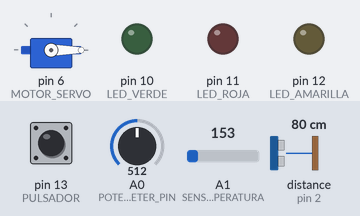
Bench run of a sketch on a simulated Arduino Uno, built with avr-gcc and run on an emulated ATmega328P. Shown: servo, output pins drawn as LEDs (lit = HIGH). Dashed ring = blinking. Inputs (shaded band) come from the test bench; at power-on: pin 13 (PULSADOR) HIGH, distance to the obstacle (sensor on pin 2) 80 cm, A1 (SENSOR_TEMPERATURA) = 153, A0 (POTENTIOMETER_PIN) = 512. The echo pulse lasts 58.3 µs per cm; pins used as bus, display or sensor lines are not drawn.

Above: at 1.2 s.
1.3 s: pin 13 (PULSADOR) pulled LOW for 0.15 s
At 2.4 s:
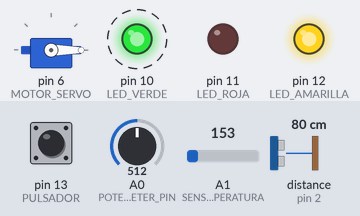
4.4 s: distance to the obstacle (sensor on pin 2) set to 197 cm
6.8 s: distance to the obstacle (sensor on pin 2) set to 206 cm
At 8.2 s:
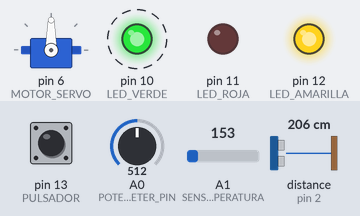
9.8 s: A1 (SENSOR_TEMPERATURA) set to 167
12.8 s: A1 (SENSOR_TEMPERATURA) set to 197
At 14.2 s:
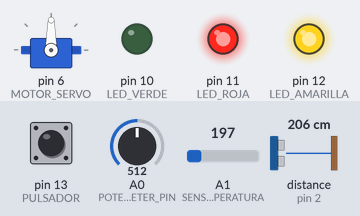
15.8 s: pin 13 (PULSADOR) pulled LOW for 3.2 s
At 17.4 s:
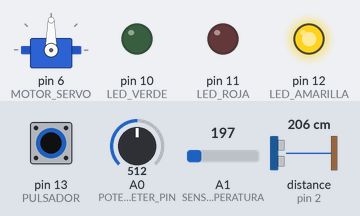
Timing chart, 0 to 19.5 s (numbered marks = the images above; inputs shaded):
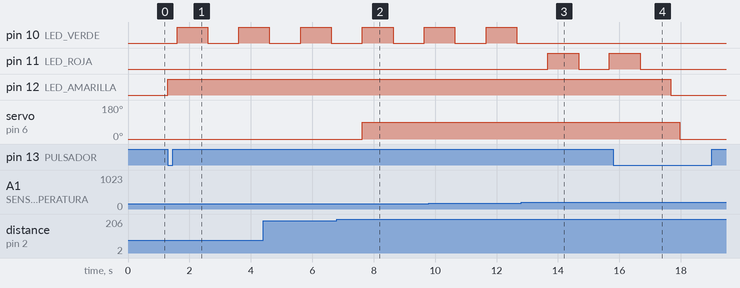

The sketch:

nuevo_parcial_2.ino
```cpp
#include <Servo.h>

#define LED_AMARILLA 12
#define LED_VERDE 10
#define LED_ROJA 11
#define PULSADOR 13
#define TRIGGER_PIN 1
#define ECHO_PIN 2
#define MOTOR_SERVO 6
#define POTENTIOMETER_PIN A0
#define SENSOR_TEMPERATURA A1

bool luzAmarillaEncendida = false;
Servo miServo;

void setup()
{
  pinMode(PULSADOR, INPUT_PULLUP);
  pinMode(LED_AMARILLA, OUTPUT);
  pinMode(LED_ROJA, OUTPUT);
  pinMode(LED_VERDE, OUTPUT);
  pinMode(TRIGGER_PIN, OUTPUT);
  pinMode(ECHO_PIN, INPUT);
  pinMode(POTENTIOMETER_PIN, INPUT);
  pinMode(SENSOR_TEMPERATURA, INPUT);
  miServo.attach(MOTOR_SERVO);
  // Inicializar estado inicial
  inicializarLuces();
}

void loop()
{
  if (detectarPulsador())
  {
    cambiarEstadoLuces();
    delay(300);  // Evitar rebote del botón
  }

  if (luzAmarillaEncendida)
  {
    if (controlarTemperatura())
    {
      activarSensorYMotor();
    }
    else{
        PosicionServoCerrado();
    }
  }
  else
  {
    PosicionServoAbierto();
  }
}

void inicializarLuces()
{
  digitalWrite(LED_AMARILLA, LOW);
  digitalWrite(LED_VERDE, LOW);
  digitalWrite(LED_ROJA, LOW);
}

bool detectarPulsador()
{
  static bool estadoAnterior = HIGH;  // Almacenar el estado anterior
  bool estadoActual = digitalRead(PULSADOR);

  // Cambio de estado detectado
  if (estadoActual == LOW && estadoAnterior == HIGH)
  {
    estadoAnterior = estadoActual;
    return true;
  }
  else {
    estadoAnterior = estadoActual;
    return false;
  }
}

void cambiarEstadoLuces()
{
  luzAmarillaEncendida = !luzAmarillaEncendida;
  if (luzAmarillaEncendida)
  {
    digitalWrite(LED_AMARILLA, HIGH);
  } else {
    inicializarLuces();
  }
}

void activarSensorYMotor()
{
  digitalWrite(TRIGGER_PIN, LOW);
  delayMicroseconds(2);
  digitalWrite(TRIGGER_PIN, HIGH);
  delayMicroseconds(10);
  digitalWrite(TRIGGER_PIN, LOW);

  // Medir el tiempo de respuesta del sensor ultrasónico
  unsigned long duration = pulseIn(ECHO_PIN, HIGH);
  // Calcular la distancia en centímetros
  int distancia = duration * 0.0343 / 2;

  // Verificar la distancia y activar el motor si es necesario
  if (distancia >= 200)
  {
    PosicionServoCerrado();  // Ángulo medio
  }
  else if (distancia >= 0 && distancia <= 200)
  {
    PosicionServoAbierto();
  }
  else
  {
    PosicionServoAbierto();   // Ángulo mínimo
  }
}

void PosicionServoCerrado()
{
  miServo.write(90);
}

void PosicionServoAbierto()
{
  miServo.write(0);
}

bool controlarTemperatura()
{
  int lecturaSensor = analogRead(SENSOR_TEMPERATURA);
  float voltaje = (lecturaSensor / 1023.0) * 5.0; // Convertir lectura a voltaje
  float temperaturaCelsius = (voltaje - 0.5) * 100; // Calcular la temperatura en grados Celsius

  if (temperaturaCelsius >= 37.5)
  {
    controlarTitileoLuces(LED_ROJA);
    digitalWrite(LED_VERDE, LOW);
    return false;
  }
  else
  {
    controlarTitileoLuces(LED_VERDE);
    digitalWrite(LED_ROJA, LOW);
    return true;
  }
}

// Puntero a función para seleccionar la función de titileo
void (*titileoFuncion)(int) = titileoLento;

void controlarTitileoLuces(int ledEncendida)
{
  // Leer el valor del potenciómetro
  int potValue = analogRead(POTENTIOMETER_PIN);

  // Mapear el valor del potenciómetro al rango de velocidad deseado (ajusta según sea necesario)
  int velocidad = map(potValue, 0, 1023, 1000, 6000);

  if (potValue < 300) {
    titileoFuncion = titileoLento;
  } else if (potValue < 700) {
    titileoFuncion = titileoMedio;
  } else {
    titileoFuncion = titileoRapido;
  }
  // Llamar a la función de titileo seleccionada
  titileoFuncion(ledEncendida);
}

void titileoLento(int ledEncendida)
{
  // Función de titileo lento
  digitalWrite(ledEncendida, HIGH);
  delay(3000);
  digitalWrite(ledEncendida, LOW);
  delay(3000);
}

void titileoMedio(int ledEncendida)
{
  // Función de titileo medio
  digitalWrite(ledEncendida, HIGH);
  delay(1000);
  digitalWrite(ledEncendida, LOW);
  delay(1000);
}

void titileoRapido(int ledEncendida)
{
  // Función de titileo rápido
  digitalWrite(ledEncendida, HIGH);
  delay(500);
  digitalWrite(ledEncendida, LOW);
  delay(500);
}
```

Measured:
- the behaviour switches between 200 and 201 cm on distance to the obstacle (sensor on pin 2) (found by bisection; images 1 and 2)
- the behaviour switches between 179 and 180 on A1 (SENSOR_TEMPERATURA) (found by bisection; images 2 and 3)
- after the input at 1.3 s, pin 10 (LED_VERDE): LOW → HIGH after 0.30 s, → LOW 1.0 s later, → HIGH 1.0 s later; pin 12 (LED_AMARILLA): LOW → HIGH at once
- after the input at 6.8 s, servo on pin 6 (MOTOR_SERVO): 0° → 90° after 0.83 s
- after the input at 12.8 s, pin 10 (LED_VERDE): stays LOW (without the input it goes to HIGH after 0.87 s); pin 11 (LED_ROJA): LOW → HIGH after 0.87 s, → LOW 1.0 s later, → HIGH 1.0 s later
- after the input at 15.8 s, pin 11 (LED_ROJA): goes on until 16.7 s, then stays LOW; pin 12 (LED_AMARILLA): HIGH → LOW after 1.9 s; servo on pin 6 (MOTOR_SERVO): 90° → 0° after 2.2 s
